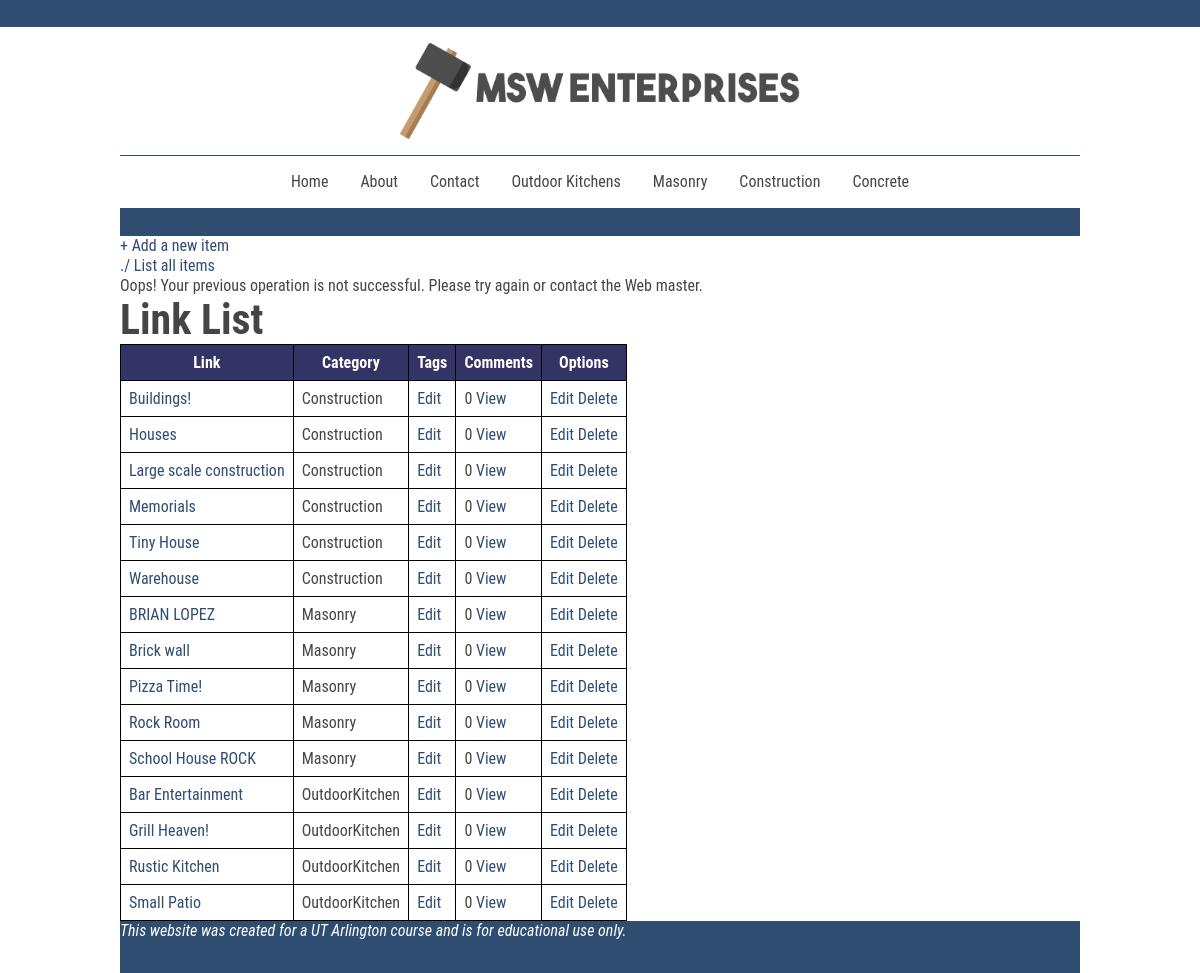
The page /adminExtra_list.php?e (signed in) on the database its author committed.
### tables this page shows
CREATE TABLE `MSWImages` (
  `IID` mediumint(9) NOT NULL,
  `ImageURL` varchar(100) NOT NULL DEFAULT '',
  `pageURL` text NOT NULL,
  `title` text NOT NULL,
  `category` text NOT NULL,
  `CatID` tinyint(4) NOT NULL DEFAULT '0',
  `description` text NOT NULL,
  `LinkID` smallint(6) NOT NULL
);

CREATE TABLE `MSWproductType` (
  `CatID` tinyint(4) NOT NULL,
  `CatName` varchar(40) NOT NULL DEFAULT ''
);

### adminExtra_list.php (the view, shortened to what this page needs)
<?php
include("shared.php");
$conn = dbConnect();
?>
<?php
	print $HTMLHeader;
    print $header;
?>
<?php echo $admin_nav ?>
<main>
<?php
	$sql = "SELECT MSWImages.IID, MSWImages.title, MSWImages.ImageURL, MSWproductType.CatName FROM MSWImages, MSWproductType where MSWImages.CatID = MSWproductType.CatID order by MSWproductType.CatName, MSWImages.title";
	$stmt = $conn->stmt_init();
	if ($stmt->prepare($sql)){
		$stmt->execute();
		$stmt->bind_result($IID, $title, $ImageURL, $CatName);
		$tblRows = "";
		while($stmt->fetch()){
			$Title_js = htmlspecialchars($title, ENT_QUOTES);
            $tagHTML = "";
            $tagHTML = $tagHTML. "<span class='action'><a href='adminExtra_tagList.php?IID=$IID'> Edit </a></span>";
            $commentHTML = count($commentArr)." <span class='action'><a href='adminExtra_commentList.php?IID=$IID'>View</a></span>";
			$tblRows = $tblRows."
                        <tr><td><a href='$ImageURL'>$title</a></td>
								 <td>$CatName</td>
                                 <td class='tagCell'>$tagHTML</td>
                                 <td class='commentCell'>$commentHTML</td>
							     <td><span class='action'><a href='adminExtra_form.php?IID=$IID'>Edit</a></span>   <span class='action'><a href='javascript:confirmDel(\"$Title_js\",$IID)'>Delete</a></span> </td></tr>\n";
		}
		$output = "
        <table class='itemList'>\n
		<tr><th>Link</th><th>Category</th><th>Tags</th><th>Comments</th><th>Options</th></tr>\n".$tblRows.
		"</table>\n";
	} else {
		$output = "<div class=''>Query to retrieve product information failed.</div>";
	}
if (isset($_GET['e'])){
    $openingErrMsg = "<div class='error'>Oops! Your previous operation is not successful.  Please try again or contact the Web master.</div>";
}
?>
<?php echo $openingErrMsg ?>
<div class='flexboxContainer'>
    <div>
        <h2>Link List</h2>
        <?php echo $output ?>
    </div>
</div>
</main>
<?php print $PageFooter; ?>
</body>
</html>

### css/style.css (style rules this page uses)
* { margin: 0; padding: 0; }
a { color: #2F4D71; text-decoration: none; }
body { margin: 0; padding: 0; font-family: "Roboto Condensed", "Arial", "Verdana", sans-serif; font-weight: 400; font-size: 16px; color: #454545; line-height: 1.25em; }
h2, .h2 { font-size:2.618em; line-height: 3rem; }
table { border-collapse: collapse; }
table tr td, table tr th { border: 1px solid black; padding: 0.5em; }
table tr th { background-color: #333366; color: white; }

### rows shown on the page
mswimages: title "Buildings!"
mswproducttype: CatName "Construction Construction Construction Construction Construction Construction"
mswimages: title "Houses"
mswimages: title "Large scale construction"
mswimages: title "Memorials"
mswimages: title "Tiny House"
mswimages: title "Warehouse"
mswimages: title "BRIAN LOPEZ"
mswproducttype: CatName "Masonry Masonry Masonry Masonry Masonry"
mswimages: title "Brick wall"
mswimages: title "Pizza Time!"
mswimages: title "Rock Room"
mswimages: title "School House ROCK"
mswimages: title "Bar Entertainment"
mswproducttype: CatName "OutdoorKitchen OutdoorKitchen OutdoorKitchen OutdoorKitchen"
mswimages: title "Grill Heaven!"
mswimages: title "Rustic Kitchen"
mswimages: title "Small Patio"

### other values the page prints
count($commentArr) "0 0 0 0 0 0 0 0 0 0 0 0 0 0 0"
